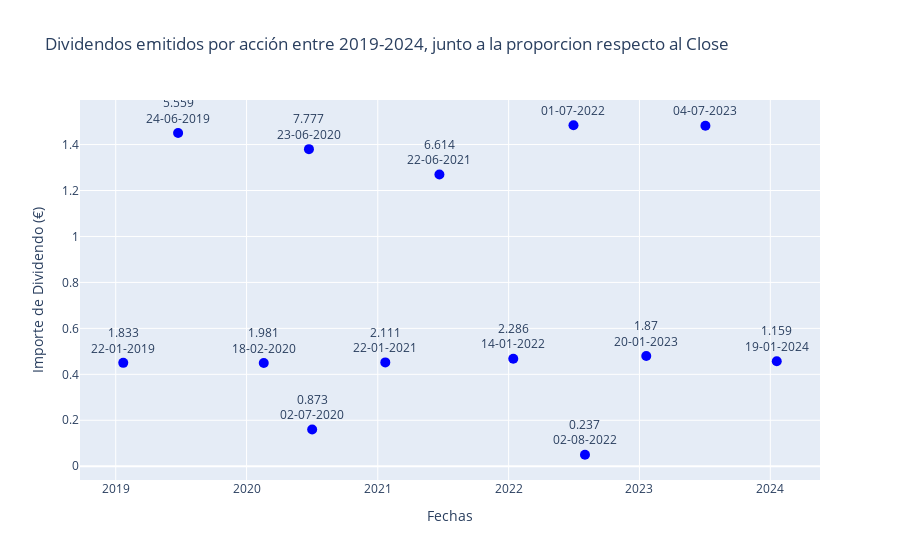

The notebook cell this image was saved under:
### Markdown cell above
Ahora, se mostrará de forma gráfica estos datos:

### Code cell
fig = px.scatter(tabla_dividendos, x='Date', y='Dividends', text='Proportion',
                 title='Dividendos emitidos por acción entre 2019-2024, junto a la proporcion respecto al Close',
                 labels={'Dividends': 'Dividends',
                          'Proportion': 'Proportion (%)',})

fig.update_traces(textposition='top center', marker=dict(size=10, color='blue'), showlegend=False)
# Agregar día, mes y año en cada punto
fig.update_traces(texttemplate='%{text}<br>%{x|%d-%m-%Y}')

fig.update_xaxes(title_text='Fechas')
fig.update_yaxes(title_text='Importe de Dividendo (€)')

fig.show()

### Figure 1 — Plotly figure (JSON) as saved in the notebook; plotly's stock layout.template omitted (floating-point values rounded to 4 significant figures)
{"data": [{"hovertemplate": "Date=%{x}<br>Dividends=%{y}<br>Proportion (%)=%{text}<extra></extra>", "legendgroup": "", "marker": {"color": "blue", "size": 10, "symbol": "circle"}, "mode": "markers+text", "name": "", "orientation": "v", "showlegend": false, "text": [1.833, 5.559, 1.981, 7.777, 0.873, 2.111, 6.614, 2.286, 7.531, 0.237, 1.87, 5.036, 1.159], "textposition": "top center", "texttemplate": "%{text}<br>%{x|%d-%m-%Y}", "type": "scatter", "x": ["2019-01-22T00:00:00", "2019-06-24T00:00:00", "2020-02-18T00:00:00", "2020-06-23T00:00:00", "2020-07-02T00:00:00", "2021-01-22T00:00:00", "2021-06-22T00:00:00", "2022-01-14T00:00:00", "2022-07-01T00:00:00", "2022-08-02T00:00:00", "2023-01-20T00:00:00", "2023-07-04T00:00:00", "2024-01-19T00:00:00"], "xaxis": "x", "y": [0.45, 1.45, 0.449, 1.38, 0.16, 0.452, 1.27, 0.468, 1.484, 0.05, 0.48, 1.482, 0.457], "yaxis": "y"}], "layout": {"legend": {"tracegroupgap": 0}, "title": {"text": "Dividendos emitidos por acción entre 2019-2024, junto a la proporcion respecto al Close"}, "xaxis": {"anchor": "y", "domain": [0, 1], "title": {"text": "Fechas"}}, "yaxis": {"anchor": "x", "domain": [0, 1], "title": {"text": "Importe de Dividendo (€)"}}}}
